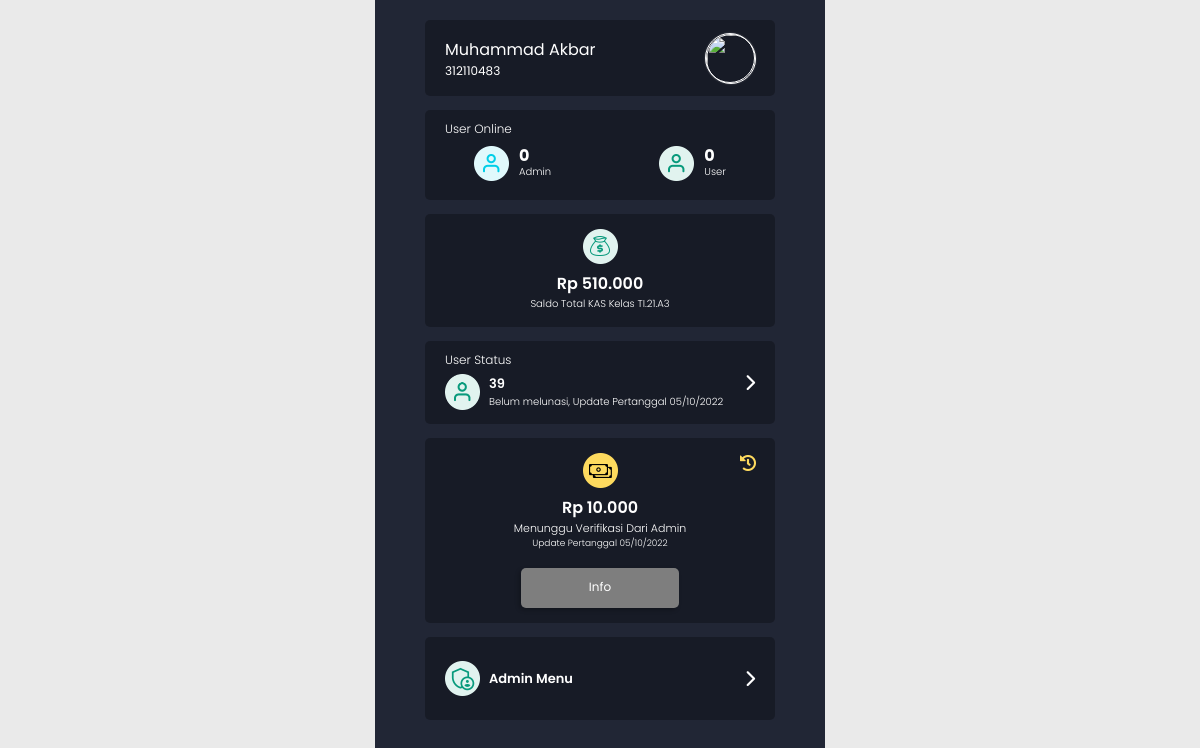
The page /index.php (signed in) on the database as committed earlier.
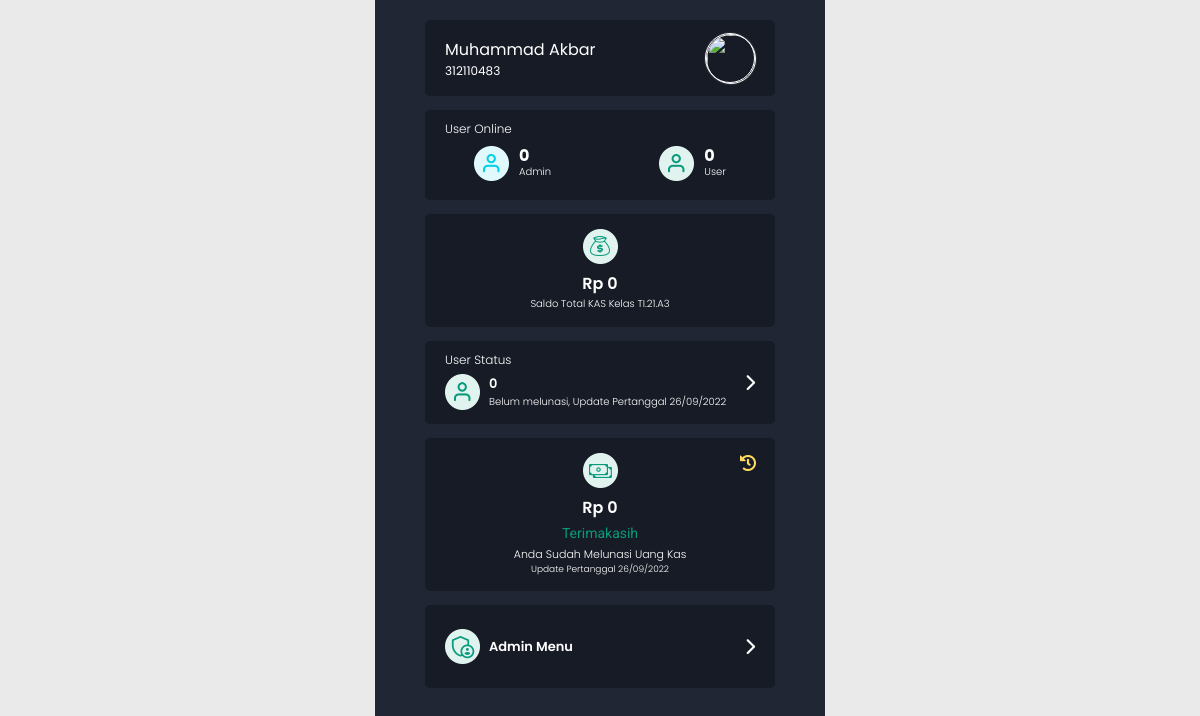
The same page on the database as committed later.
### tables this page shows
CREATE TABLE `total` (
  `id` int(11) NOT NULL,
  `saldo` int(200) NOT NULL,
  `s_keluar` int(200) NOT NULL,
  `s_masuk` int(200) NOT NULL
);

CREATE TABLE `jadwal_tagihan` (
  `id` int(11) NOT NULL,
  `tanggal` varchar(100) NOT NULL,
  `nominal` int(11) NOT NULL,
  `belum_bayar` int(11) NOT NULL
);

CREATE TABLE `akun` (
  `id` int(11) NOT NULL,
  `nim` varchar(10) NOT NULL,
  `password` varchar(300) NOT NULL,
  `nama` varchar(255) NOT NULL,
  `foto` varchar(300) NOT NULL DEFAULT 'foto_default.jpg',
  `role` varchar(100) NOT NULL,
  `status` varchar(100) NOT NULL DEFAULT 'aktif',
  `no_wa` varchar(100) NOT NULL,
  `banyak_tunggakan` int(11) NOT NULL,
  `total_tagihan` int(11) NOT NULL,
  `time` int(30) NOT NULL
);

### index.php (the view, shortened to what this page needs)
<?php
include "connect.php";
include "head.php";
$nim = $_SESSION["nim"];
$id = $_SESSION["id"];
$profil = mysqli_fetch_assoc(mysqli_query($conn, "SELECT * FROM akun WHERE id = '$id'"));
$tb_total = mysqli_fetch_assoc(mysqli_query($conn, "SELECT * FROM total WHERE id=1"));
$tb_riwayatPem = mysqli_fetch_assoc(mysqli_query($conn, "SELECT * FROM riwayat_pembayaran WHERE id_akun='$id' AND status_pem='pending' "));
$tb_tagihan = mysqli_fetch_assoc(mysqli_query($conn, "SELECT * FROM jadwal_tagihan  ORDER BY id DESC LIMIT 1;"));
$tb_akun = mysqli_query($conn, "SELECT * FROM akun");
$blm_bayar = 0;
while($data = mysqli_fetch_array($tb_akun)) {
  if($data['banyak_tunggakan'] > 0){
    $blm_bayar++;
  }
}
?>
  <div class="container2">
    <div class="cardHome-1">
      <div>
        <h2><?= strtolower($profil["nama"]) ?></h2>
        <p><?= $nim ?></p>
      </div>
      <a href="profil.php">
        <?php
        if($profil["foto"] === 'foto_default.jpg'){
          echo ""?> <img src="img/profil/foto_default.jpg"> <?php "";
        }else{
          echo ""?> <img src="<?=$profil["foto"]?>" > <?php "";
        }
        ?>
      </a>
    </div>
    <div class="cardHome-2">
      <h3>User Online</h3>
      <div class="box">
        <div>
          <img src="img/icon/icon-2.png" alt="icon" width="35">
          <div>
            <h4 id='admin-aktif'>0</h4>
            <p>Admin</p>
          </div>
        </div>
        <div>
          <img src="img/icon/icon-3.png" alt="icon" width="35">
          <div>
            <h4 id='user-aktif'>0</h4>
            <p>User</p>
          </div>
        </div>
      </div>
    </div>
    <div class="cardHome-3">
      <img src="img/icon/icon-4.png" alt="icon" width="35">
      <h2>Rp <?= number_format($tb_total['saldo'], 0, ',', '.'); ?></h2>
      <p>Saldo Total KAS Kelas TI.21.A3</p>
    </div>
    <div class="cardHome-4">
      <h3>User Status</h3>
      <div class="box">
        <div>
          <img src="img/icon/icon-3.png" alt="icon" width="35">
          <div>
            <h4><?=$blm_bayar?></h4>
            <p>Belum melunasi, Update Pertanggal <?=$tb_tagihan['tanggal'];?></p>
          </div>
        </div>
        <i class="fa-solid fa-chevron-right"></i>
      </div>
    </div>
    <?php
    if($profil['total_tagihan'] == 0){
    ?>
      <div class="cardHome-555">
        <a class="riwayat" href=""><img src="img/icon/icon-6.png" alt="icon" width="16"></a>
        <div class="box">
          <img src="img/icon/icon-5.png" alt="icon" width="35">
          <h3>Rp <?= number_format($profil['total_tagihan'], 0, ',', '.'); ?></h3>
          <h4>Terimakasih</h4>
          <div>
            <p>Anda Sudah Melunasi Uang Kas</p>
            <p>Update Pertanggal <?=$tb_tagihan['tanggal'];?></p>
          </div>
        </div>
      </div>
    <?php
    }else{
      if($tb_riwayatPem == true){
        ?>
          <div class="cardHome-55">
            <a class="riwayat" href=""><img src="img/icon/icon-6.png" alt="icon" width="16"></a>
            <div class="box">
              <img src="img/icon/icon-11.png" alt="icon" width="35">
              <h3>Rp <?= number_format($profil['total_tagihan'], 0, ',', '.'); ?></h3>
              <div>
                <p>Menunggu Verifikasi Dari Admin</p>
                <p>Update Pertanggal <?=$tb_tagihan['tanggal'];?></p>
              </div>
              <a class="button" href="cek.info.pending.php">Info</a>
            </div>
          </div>
        <?php
      }
    }
    $status = $profil['role'];
    if($status == 'admin' OR $status == 'superadmin'){
      ?>
        <div class="cardHome-6">
          <div>
            <img src="img/icon/icon-12.png" alt="icon" width="35">
            <h4>Admin Menu</h4>
          </div>
          <i class="fa-solid fa-chevron-right"></i>
        </div>
      <?php
    }
    ?>
  </div>
<?php
include "footer.php";
?>

Rows that differ between the two databases and show on the page:
removed jadwal_tagihan: tanggal "05/10/2022"
changed akun "Muhammad Akbar": total_tagihan "10.000" → "0"
changed total: saldo "510.000" → "0"
now on this page (row unchanged): jadwal_tagihan: tanggal "26/09/2022"
Other text that changed with them:
$blm_bayar: "39" → "0"
text no longer shown: "Menunggu Verifikasi Dari Admin Info"
text now shown: "Terimakasih Anda Sudah Melunasi Uang Kas"
